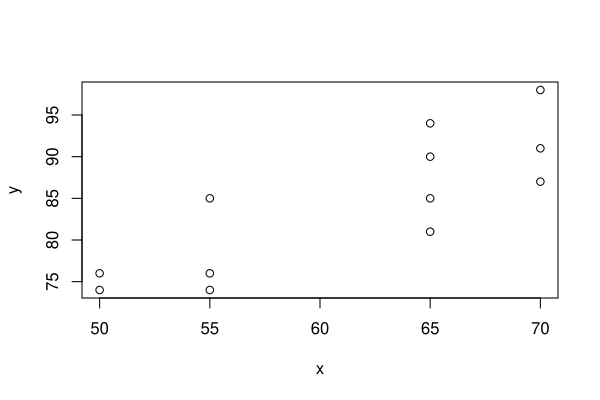

Source code (R):
# Question data followed by the completed answer.
x <- c(
  65, 50, 55, 65, 55, 70, 65, 70,
  65, 70, 50, 55
)
y <- c(
  85, 74, 76, 90, 85, 87, 94, 98,
  81, 91, 76, 74
)

plot(x, y)

model <- lm( y ~ x)

summary(model)
